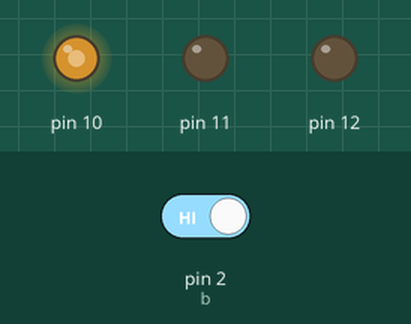
The sketch below on a simulated Arduino Uno, built with avr-gcc and run on an emulated ATmega328P. On the bench: output pins drawn as LEDs (lit = HIGH). The test bench sets the inputs (shaded band); at power-on: pin 2 (b) HIGH.

Above: at 1.2 s.
1.3 s: pin 2 (b) driven LOW
At 2.1 s:
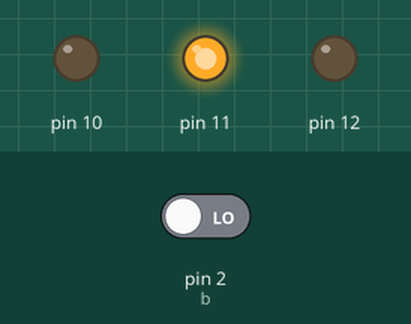
At 3.0 s:
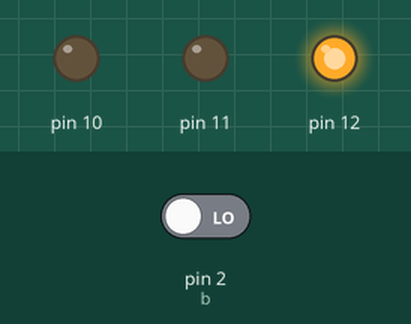
3.8 s: pin 2 (b) driven HIGH
At 6.39 s:
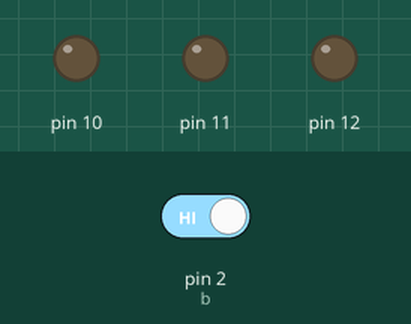
Timing chart, 0 to 7.9 s (numbered marks = the images above; inputs shaded):
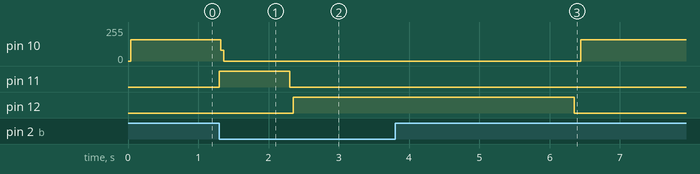

The sketch:

sketch_jun04c.ino
```cpp
int b = 2;
int estado;


void setup()
{
  pinMode(2, OUTPUT);
  pinMode(11, OUTPUT);
  pinMode(12, OUTPUT);
  pinMode(10, OUTPUT);
  pinMode(b, INPUT);


}

void loop()
{
  int estado = (digitalRead(b));
  digitalWrite(11, LOW);
  digitalWrite(10, LOW);
  digitalWrite(12, LOW);
  if (estado == LOW)
  {
    digitalWrite(11, HIGH);
    delay(1000);
    digitalWrite(11, LOW);
    delay(50);
    digitalWrite(12, HIGH);
    delay(4000);
    digitalWrite(12, LOW);
    delay(50);

  }
  if (estado == HIGH)
  {
    digitalWrite(10, HIGH);
  }
}
```

Measured:
- after the input at 1.3 s, pin 10: 160/255 → 0/255 at once; pin 11: LOW → HIGH at once, → LOW 1.0 s later; pin 12: LOW → HIGH after 1.1 s
- after the input at 3.8 s, pin 10: 0/255 → 160/255 after 2.6 s; pin 11: stops changing and stays LOW; pin 12: goes on until 6.4 s, then stays LOW
